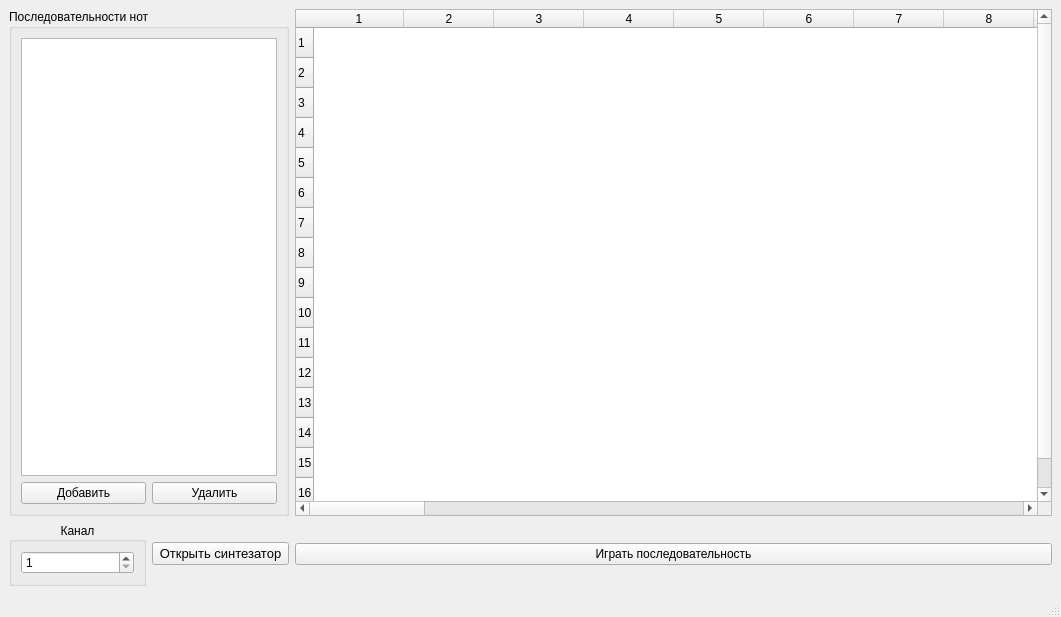
<?xml version="1.0" encoding="UTF-8"?>
<ui version="4.0">
 <class>MainWindow</class>
 <widget class="QMainWindow" name="MainWindow">
  <property name="geometry">
   <rect>
    <x>0</x>
    <y>0</y>
    <width>1061</width>
    <height>617</height>
   </rect>
  </property>
  <property name="windowTitle">
   <string>MiLive_1205</string>
  </property>
  <widget class="QWidget" name="centralwidget">
   <layout class="QGridLayout" name="gridLayout_3">
    <item row="0" column="0" colspan="2">
     <widget class="QGroupBox" name="groupBox_2">
      <property name="title">
       <string>Последовательности нот</string>
      </property>
      <layout class="QGridLayout" name="gridLayout_2">
       <item row="1" column="0">
        <widget class="QPushButton" name="add_pattern_btn">
         <property name="text">
          <string>Добавить</string>
         </property>
        </widget>
       </item>
       <item row="1" column="1">
        <widget class="QPushButton" name="delete_ptrn_btn">
         <property name="text">
          <string>Удалить</string>
         </property>
        </widget>
       </item>
       <item row="0" column="0" colspan="2">
        <widget class="QListWidget" name="patternView"/>
       </item>
      </layout>
     </widget>
    </item>
    <item row="0" column="2">
     <widget class="QTableWidget" name="sequencer_table">
      <property name="cursor" stdset="0">
       <cursorShape>CrossCursor</cursorShape>
      </property>
      <property name="frameShadow">
       <enum>QFrame::Plain</enum>
      </property>
      <property name="midLineWidth">
       <number>0</number>
      </property>
      <property name="showGrid">
       <bool>false</bool>
      </property>
      <property name="gridStyle">
       <enum>Qt::NoPen</enum>
      </property>
      <property name="cornerButtonEnabled">
       <bool>false</bool>
      </property>
      <property name="rowCount">
       <number>16</number>
      </property>
      <property name="columnCount">
       <number>50</number>
      </property>
      <attribute name="horizontalHeaderMinimumSectionSize">
       <number>20</number>
      </attribute>
      <attribute name="horizontalHeaderDefaultSectionSize">
       <number>90</number>
      </attribute>
      <attribute name="verticalHeaderMinimumSectionSize">
       <number>20</number>
      </attribute>
      <attribute name="verticalHeaderDefaultSectionSize">
       <number>30</number>
      </attribute>
      <row/>
      <row/>
      <row/>
      <row/>
      <row/>
      <row/>
      <row/>
      <row/>
      <row/>
      <row/>
      <row/>
      <row/>
      <row/>
      <row/>
      <row/>
      <row/>
      <column/>
      <column/>
      <column/>
      <column/>
      <column/>
      <column/>
      <column/>
      <column/>
      <column/>
      <column/>
      <column/>
      <column/>
      <column/>
      <column/>
      <column/>
      <column/>
      <column/>
      <column/>
      <column/>
      <column/>
      <column/>
      <column/>
      <column/>
      <column/>
      <column/>
      <column/>
      <column/>
      <column/>
      <column/>
      <column/>
      <column/>
      <column/>
      <column/>
      <column/>
      <column/>
      <column/>
      <column/>
      <column/>
      <column/>
      <column/>
      <column/>
      <column/>
      <column/>
      <column/>
      <column/>
      <column/>
      <column/>
      <column/>
      <column/>
      <column/>
     </widget>
    </item>
    <item row="1" column="0">
     <widget class="QGroupBox" name="groupBox">
      <property name="title">
       <string>Канал</string>
      </property>
      <property name="alignment">
       <set>Qt::AlignCenter</set>
      </property>
      <layout class="QGridLayout" name="gridLayout">
       <property name="horizontalSpacing">
        <number>7</number>
       </property>
       <item row="0" column="0">
        <widget class="QSpinBox" name="channel">
         <property name="wrapping">
          <bool>false</bool>
         </property>
         <property name="minimum">
          <number>1</number>
         </property>
         <property name="maximum">
          <number>16</number>
         </property>
        </widget>
       </item>
      </layout>
     </widget>
    </item>
    <item row="1" column="1">
     <widget class="QPushButton" name="openSynth">
      <property name="font">
       <font>
        <family>Segoe UI</family>
        <pointsize>10</pointsize>
       </font>
      </property>
      <property name="text">
       <string>Открыть синтезатор</string>
      </property>
     </widget>
    </item>
    <item row="1" column="2">
     <widget class="QPushButton" name="play_seq_button">
      <property name="text">
       <string>Играть последовательность</string>
      </property>
     </widget>
    </item>
   </layout>
  </widget>
  <widget class="QStatusBar" name="statusbar"/>
 </widget>
 <resources/>
 <connections/>
</ui>
